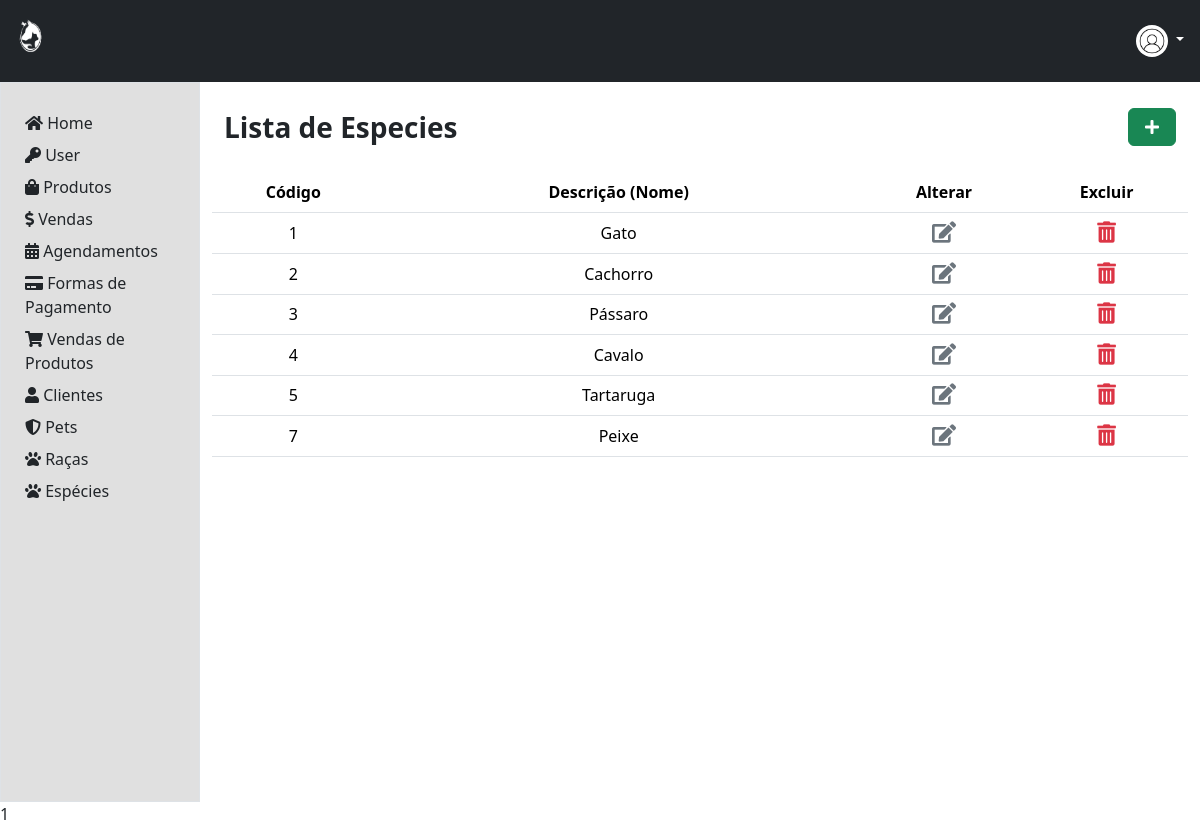
The app's page /area-admin/especie/index.php with its own data.
### tables this page shows
CREATE TABLE `tbespecie` (
  `codEspecie` int(11) NOT NULL,
  `descEspecie` varchar(100) NOT NULL
);

### dao/EspecieDao.php (called while the page is built, shortened)
<?php
    class EspecieDao {
        public static function selectAll () {
            $conexao = Conexao::conectar();
            $query = "SELECT * FROM tbespecie";
            $stmt = $conexao->prepare($query);
            $stmt->execute();
            return $stmt->fetchAll();
        }
    }
?>

### area-admin/especie/index.php (the view, shortened to what this page needs)
<?php
  require_once '../../dao/EspecieDao.php';
  $especie = EspecieDao::selectAll();
?>
<!DOCTYPE html>
<html lang="pt-br">
<head>
  <link href="https://cdn.jsdelivr.net/npm/bootstrap@5.3.2/dist/css/bootstrap.min.css" rel="stylesheet">
  <link rel="stylesheet" href="https://use.fontawesome.com/releases/v5.3.1/css/all.css">
  <link rel="stylesheet" href="css/style.css">
</head>
<body style="justify-content: center; align-items: center; height: 100vh ">
  <?php
      include('./../../componentes/header-adm.php');
  ?>
  <div class="container-fluid" style="height: 90vh">
    <div class="row h-100">
      <?php
      include('./../../componentes/menu-adm.php');
      ?>
      <div class="col-md-10  p-4 borber">
        <div class="row align-items-center mb-4">
          <div class="col fs-3 fw-semibold">
            Lista de Especies
          </div>
          <div class="col text-end ">
            <a class="btn btn-success px-3" role="button" aria-disabled="true" href="register-especie.php"><i
                class="fas fa-plus" aria-hidden="true"></i></a>
          </div>
        </div>
        <div class=" row">
          <table class="table table-hover">
            <thead>
              <tr>
                <th class="col-md-2 text-center">Código</th>
                <th class="col-md-6 text-center">Descrição (Nome)</th>
                <th class="text-center col-md-2">Alterar</th>
                <th class="text-center col-md-2">Excluir</th>
              </tr>
              <?php foreach($especie as $especies) { ?>
              <tr>
                <td class = "text-center"><?=$especies[0]?></td>
                <td class = "text-center"><?=$especies[1]?></td>
                <td class="text-center">
                <form action="process-especie.php" method="POST">
                    <button type="submit" class="dropdown-item" ><i
                        class="fas fa-edit fa-lg text-secondary"></i>
                    </button>
                  </form>
                </td>
                  <td class="text-center ">
                  <a class="dropdown-item" onclick="modalRemover(<?=$especies[0]?>,'codDeletar')">
                    <i class="fas fa-trash-alt fa-lg text-danger"></i>
                  </a>
                </td>
              <tr>
              <?php } ?>
            </thead>
          </table>
        </div>
      </div>
    </div>
  </div>
  <?= require './../../componentes/modal.php'?>
</body>
</html>

### componentes/header-adm.php (shortened to what this page needs)
<header class=" p-3 text-bg-dark ">
  <div class="">
    <div class="d-flex flex-wrap align-items-center justify-content-center justify-content-lg-start">
      <a href="./../login.php" class="d-flex align-items-center mb-2 mb-lg-0 link-body-emphasis text-decoration-none">
        <img src="./../img/site/logo.png" class="logo"width="100" height="50" class="d-inline-block align-top" alt="">
        </a>
      <div class="dropdown text-end">
        <a href="#" class="text-white d-block link-body-emphasis text-decoration-none dropdown-toggle"
          data-bs-toggle="dropdown" aria-expanded="false">
          <img src="./../img/user/logo.jpg" alt="mdo" width="32" height="32" class="rounded-circle">
        </a>
    </div>
  </div>
</header>

### componentes/menu-adm.php
<div class="col-md-2 p-4 border" style="background-color:#e0e0e0;">
  <ul class="nav flex-column">
    <li class="fw-medium my-1">
      <a class="link-dark" href="../home" style="text-decoration: none;"><i class="fas fa-home"></i>
        Home</a>
    </li>
    <li class="fw-medium my-1">
      <a class="link-dark" href="../user" style="text-decoration: none;"><i class="fas fa-key"></i>
        User</a>
    </li>
    <li class="fw-medium my-1">
      <a class="link-dark" href="../produtos/" style="text-decoration: none;"><i class="fas fa-shopping-bag"></i>
        Produtos</a>
    </li>
    <li class="fw-medium my-1">
      <a class="link-dark" href="../venda/" style="text-decoration: none;"><i class="fas fa-dollar-sign"></i>
        Vendas</a>
    </li>
    <li class="fw-medium my-1">
      <a class="link-dark" href="../agendamento/" style="text-decoration: none;"><i class="fas fa-calendar-alt"></i>
        Agendamentos</a>
    </li>
    <li class="fw-medium my-1">
      <a class="link-dark" href="../formapgto/" style="text-decoration: none;">
        <i class="fas fa-credit-card"></i> Formas de Pagamento
      </a>
    </li>
    <li class="fw-medium my-1">
      <a class="link-dark" href="../vendaProduto/" style="text-decoration: none;">
        <i class="fas fa-shopping-cart"></i> Vendas de Produtos
      </a>
    </li>
    <li class="fw-medium my-1">
      <a class="link-dark" href="../clientes/" style="text-decoration: none;"><i class="fas fa-user"></i>
        Clientes</a>
    </li>
    <li class="fw-medium my-1">
      <a class="link-dark" href="../pets/" style="text-decoration: none;"><i class="fas fa-shield-alt"></i>
        Pets</a>
    </li>
    <li class="fw-medium my-1">
      <a class="link-dark" href="../raca/" style="text-decoration: none;"><i class="fas fa-paw"></i>
        Raças
      </a>
    </li>
    <li class="fw-medium my-1">
      <a class="link-dark" href="../especie/" style="text-decoration: none;"><i class="fas fa-paw"></i>
        Espécies</a>
    </li>
  </ul>
</div>

### css/style.css (style rules this page uses)
a { position: relative; text-decoration: none; }
li a:before { content: ""; position: absolute; width: 100%; height: 3px; bottom:0; left: 0; background-color: #fff; visibility: hidden; -webkit-transform: scaleX(0); transform: scaleX(0); -webkit-transition: all 0.3s ease-in-out 0s; transition: all 0.3s ease-in-out 0s; align-items: center; }
.logo { width: 50px; margin-left: -10px; margin-right: 20px; }

### records on screen
tbespecie: codEspecie "1", descEspecie "Gato"
tbespecie: codEspecie "2", descEspecie "Cachorro"
tbespecie: codEspecie "3", descEspecie "Pássaro"
tbespecie: codEspecie "4", descEspecie "Cavalo"
tbespecie: codEspecie "5", descEspecie "Tartaruga"
tbespecie: codEspecie "7", descEspecie "Peixe"

### other values on screen
require './../../componentes/modal.php' "1"
